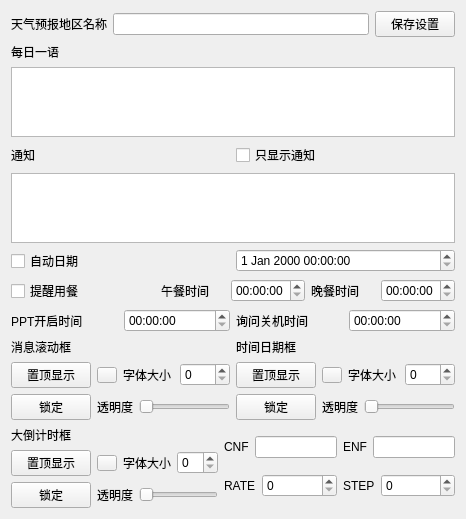
<?xml version="1.0" encoding="UTF-8"?>
<ui version="4.0">
 <class>Form</class>
 <widget class="QWidget" name="Form">
  <property name="geometry">
   <rect>
    <x>0</x>
    <y>0</y>
    <width>466</width>
    <height>450</height>
   </rect>
  </property>
  <property name="windowTitle">
   <string>Form</string>
  </property>
  <layout class="QVBoxLayout" name="verticalLayout_11">
   <item>
    <layout class="QVBoxLayout" name="verticalLayout_10">
     <item>
      <layout class="QHBoxLayout" name="horizontalLayout_9">
       <item>
        <widget class="QLabel" name="label_14">
         <property name="text">
          <string>天气预报地区名称</string>
         </property>
        </widget>
       </item>
       <item>
        <widget class="QLineEdit" name="areaName"/>
       </item>
       <item>
        <widget class="QPushButton" name="exitBtn">
         <property name="text">
          <string>保存设置</string>
         </property>
        </widget>
       </item>
      </layout>
     </item>
     <item>
      <layout class="QVBoxLayout" name="verticalLayout_8">
       <item>
        <widget class="QLabel" name="label_15">
         <property name="text">
          <string>每日一语</string>
         </property>
        </widget>
       </item>
       <item>
        <widget class="QTextEdit" name="sayingEdit"/>
       </item>
      </layout>
     </item>
     <item>
      <layout class="QVBoxLayout" name="verticalLayout_9">
       <item>
        <layout class="QHBoxLayout" name="horizontalLayout_10">
         <item>
          <widget class="QLabel" name="label_16">
           <property name="text">
            <string>通知</string>
           </property>
          </widget>
         </item>
         <item>
          <widget class="QCheckBox" name="noticeOnly">
           <property name="text">
            <string>只显示通知</string>
           </property>
          </widget>
         </item>
        </layout>
       </item>
       <item>
        <widget class="QTextEdit" name="noticeEdit"/>
       </item>
       <item>
        <layout class="QHBoxLayout" name="horizontalLayout_12">
         <item>
          <widget class="QCheckBox" name="checkBox">
           <property name="text">
            <string>自动日期</string>
           </property>
          </widget>
         </item>
         <item>
          <widget class="QDateTimeEdit" name="dateTimeEdit"/>
         </item>
        </layout>
       </item>
      </layout>
     </item>
     <item>
      <layout class="QHBoxLayout" name="horizontalLayout_16">
       <item>
        <widget class="QCheckBox" name="eatalarm">
         <property name="text">
          <string>提醒用餐</string>
         </property>
        </widget>
       </item>
       <item>
        <layout class="QHBoxLayout" name="horizontalLayout_17">
         <item>
          <widget class="QLabel" name="label_28">
           <property name="text">
            <string>午餐时间</string>
           </property>
          </widget>
         </item>
         <item>
          <widget class="QTimeEdit" name="lunchTime"/>
         </item>
        </layout>
       </item>
       <item>
        <layout class="QHBoxLayout" name="horizontalLayout_18">
         <item>
          <widget class="QLabel" name="label_31">
           <property name="text">
            <string>晚餐时间</string>
           </property>
          </widget>
         </item>
         <item>
          <widget class="QTimeEdit" name="dinnerTime"/>
         </item>
        </layout>
       </item>
      </layout>
     </item>
     <item>
      <layout class="QHBoxLayout" name="horizontalLayout_15">
       <item>
        <layout class="QHBoxLayout" name="horizontalLayout_13">
         <item>
          <widget class="QLabel" name="label_22">
           <property name="text">
            <string>PPT开启时间</string>
           </property>
          </widget>
         </item>
         <item>
          <widget class="QTimeEdit" name="pptTime"/>
         </item>
        </layout>
       </item>
       <item>
        <layout class="QHBoxLayout" name="horizontalLayout_14">
         <item>
          <widget class="QLabel" name="label_25">
           <property name="text">
            <string>询问关机时间</string>
           </property>
          </widget>
         </item>
         <item>
          <widget class="QTimeEdit" name="shutdownTime"/>
         </item>
        </layout>
       </item>
      </layout>
     </item>
    </layout>
   </item>
   <item>
    <layout class="QHBoxLayout" name="horizontalLayout_19">
     <item>
      <layout class="QVBoxLayout" name="verticalLayout_5">
       <item>
        <widget class="QLabel" name="label_3">
         <property name="text">
          <string>消息滚动框</string>
         </property>
        </widget>
       </item>
       <item>
        <layout class="QVBoxLayout" name="verticalLayout">
         <item>
          <layout class="QHBoxLayout" name="horizontalLayout">
           <item>
            <widget class="QPushButton" name="mTopMost">
             <property name="text">
              <string>置顶显示</string>
             </property>
            </widget>
           </item>
           <item>
            <widget class="QPushButton" name="mColor">
             <property name="maximumSize">
              <size>
               <width>20</width>
               <height>16</height>
              </size>
             </property>
             <property name="text">
              <string/>
             </property>
            </widget>
           </item>
           <item>
            <widget class="QLabel" name="label">
             <property name="text">
              <string>字体大小</string>
             </property>
            </widget>
           </item>
           <item>
            <widget class="QSpinBox" name="mSize"/>
           </item>
          </layout>
         </item>
         <item>
          <layout class="QHBoxLayout" name="horizontalLayout_2">
           <item>
            <widget class="QPushButton" name="mLock">
             <property name="text">
              <string>锁定</string>
             </property>
            </widget>
           </item>
           <item>
            <widget class="QLabel" name="label_2">
             <property name="text">
              <string>透明度</string>
             </property>
            </widget>
           </item>
           <item>
            <widget class="QSlider" name="mTransp">
             <property name="orientation">
              <enum>Qt::Horizontal</enum>
             </property>
            </widget>
           </item>
          </layout>
         </item>
        </layout>
       </item>
      </layout>
     </item>
     <item>
      <layout class="QVBoxLayout" name="verticalLayout_4">
       <item>
        <widget class="QLabel" name="label_6">
         <property name="text">
          <string>时间日期框</string>
         </property>
        </widget>
       </item>
       <item>
        <layout class="QVBoxLayout" name="verticalLayout_2">
         <item>
          <layout class="QHBoxLayout" name="horizontalLayout_3">
           <item>
            <widget class="QPushButton" name="sTopMost">
             <property name="text">
              <string>置顶显示</string>
             </property>
            </widget>
           </item>
           <item>
            <widget class="QPushButton" name="sColor">
             <property name="maximumSize">
              <size>
               <width>20</width>
               <height>16</height>
              </size>
             </property>
             <property name="text">
              <string/>
             </property>
            </widget>
           </item>
           <item>
            <widget class="QLabel" name="label_4">
             <property name="text">
              <string>字体大小</string>
             </property>
            </widget>
           </item>
           <item>
            <widget class="QSpinBox" name="sSize"/>
           </item>
          </layout>
         </item>
         <item>
          <layout class="QHBoxLayout" name="horizontalLayout_4">
           <item>
            <widget class="QPushButton" name="sLock">
             <property name="text">
              <string>锁定</string>
             </property>
            </widget>
           </item>
           <item>
            <widget class="QLabel" name="label_5">
             <property name="text">
              <string>透明度</string>
             </property>
            </widget>
           </item>
           <item>
            <widget class="QSlider" name="sTransp">
             <property name="orientation">
              <enum>Qt::Horizontal</enum>
             </property>
            </widget>
           </item>
          </layout>
         </item>
        </layout>
       </item>
      </layout>
     </item>
    </layout>
   </item>
   <item>
    <layout class="QHBoxLayout" name="horizontalLayout_20">
     <item>
      <layout class="QVBoxLayout" name="verticalLayout_6">
       <item>
        <widget class="QLabel" name="label_7">
         <property name="text">
          <string>大倒计时框</string>
         </property>
        </widget>
       </item>
       <item>
        <layout class="QVBoxLayout" name="verticalLayout_3">
         <item>
          <layout class="QHBoxLayout" name="horizontalLayout_5">
           <item>
            <widget class="QPushButton" name="bTopMost">
             <property name="text">
              <string>置顶显示</string>
             </property>
            </widget>
           </item>
           <item>
            <widget class="QPushButton" name="bColor">
             <property name="maximumSize">
              <size>
               <width>20</width>
               <height>16</height>
              </size>
             </property>
             <property name="text">
              <string/>
             </property>
            </widget>
           </item>
           <item>
            <widget class="QLabel" name="label_8">
             <property name="text">
              <string>字体大小</string>
             </property>
            </widget>
           </item>
           <item>
            <widget class="QSpinBox" name="bSize"/>
           </item>
          </layout>
         </item>
         <item>
          <layout class="QHBoxLayout" name="horizontalLayout_6">
           <item>
            <widget class="QPushButton" name="bLock">
             <property name="text">
              <string>锁定</string>
             </property>
            </widget>
           </item>
           <item>
            <widget class="QLabel" name="label_9">
             <property name="text">
              <string>透明度</string>
             </property>
            </widget>
           </item>
           <item>
            <widget class="QSlider" name="bTransp">
             <property name="orientation">
              <enum>Qt::Horizontal</enum>
             </property>
            </widget>
           </item>
          </layout>
         </item>
        </layout>
       </item>
      </layout>
     </item>
     <item>
      <layout class="QVBoxLayout" name="verticalLayout_7">
       <item>
        <layout class="QHBoxLayout" name="horizontalLayout_7">
         <item>
          <widget class="QLabel" name="label_10">
           <property name="text">
            <string>CNF</string>
           </property>
          </widget>
         </item>
         <item>
          <widget class="QLineEdit" name="cnFont"/>
         </item>
         <item>
          <widget class="QLabel" name="label_11">
           <property name="text">
            <string>ENF</string>
           </property>
          </widget>
         </item>
         <item>
          <widget class="QLineEdit" name="ascFont"/>
         </item>
        </layout>
       </item>
       <item>
        <layout class="QHBoxLayout" name="horizontalLayout_8" stretch="0,1,0,1">
         <item>
          <widget class="QLabel" name="label_12">
           <property name="text">
            <string>RATE</string>
           </property>
          </widget>
         </item>
         <item>
          <widget class="QSpinBox" name="rate"/>
         </item>
         <item>
          <widget class="QLabel" name="label_13">
           <property name="text">
            <string>STEP</string>
           </property>
          </widget>
         </item>
         <item>
          <widget class="QSpinBox" name="step"/>
         </item>
        </layout>
       </item>
      </layout>
     </item>
    </layout>
   </item>
  </layout>
 </widget>
 <resources/>
 <connections/>
</ui>
